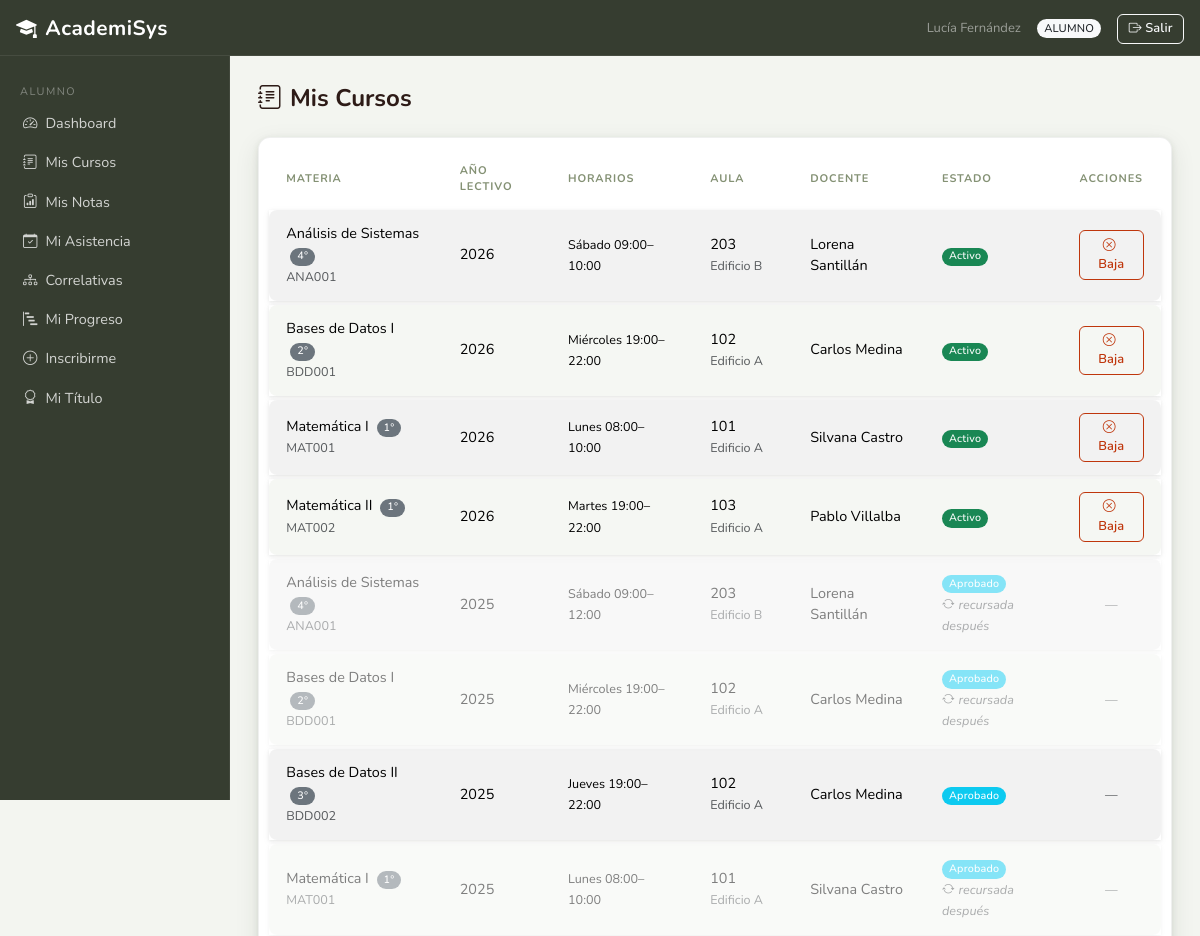
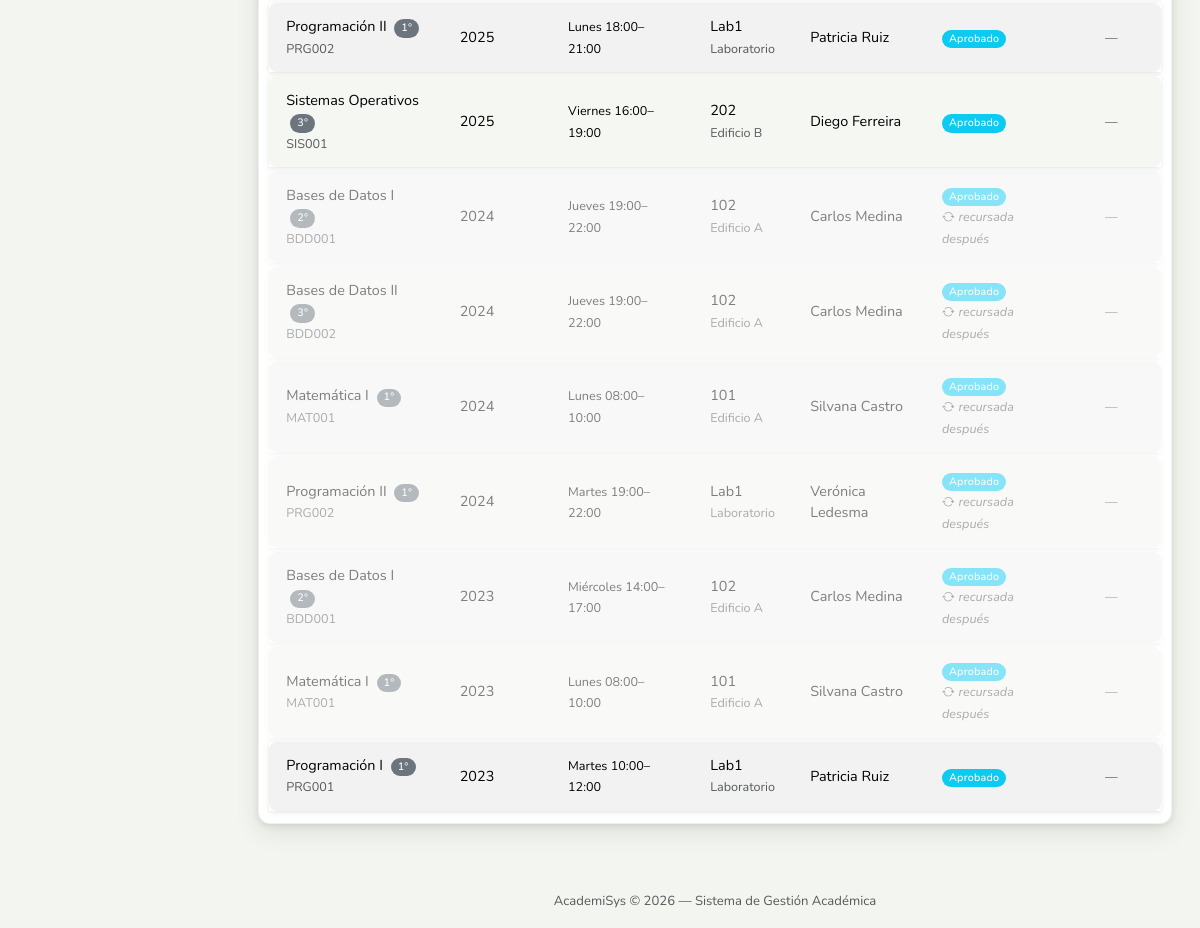
The page /index.php?controller=alumno&action=misCursos (signed in) on the database its author committed (2 pictures, top to bottom).
### tables this page shows
CREATE TABLE `curso` (
  `IDCurso` int(11) NOT NULL,
  `AnioLectivo` int(11) NOT NULL,
  `CodMateria` varchar(10) NOT NULL,
  `Legajo` int(11) NOT NULL,
  `IDAula` int(11) NOT NULL,
  `Activo` tinyint(1) NOT NULL DEFAULT 1
);

CREATE TABLE `materia` (
  `CodMateria` varchar(10) NOT NULL,
  `NomMateria` varchar(150) NOT NULL,
  `CodCarrera` varchar(10) DEFAULT NULL,
  `Anio` tinyint(3) UNSIGNED DEFAULT NULL,
  `ContMinimos` text DEFAULT NULL,
  `Activo` tinyint(1) NOT NULL DEFAULT 1
);

CREATE TABLE `aula` (
  `IDAula` int(11) NOT NULL,
  `Numero` varchar(20) NOT NULL,
  `Edificio` varchar(50) DEFAULT NULL,
  `Capacidad` int(11) NOT NULL,
  `Equipamiento` varchar(255) DEFAULT NULL
);

CREATE TABLE `docente` (
  `Legajo` int(11) NOT NULL,
  `Nombre` varchar(100) NOT NULL,
  `Apellido` varchar(100) NOT NULL,
  `DNI` int(11) NOT NULL,
  `Titulo` varchar(150) DEFAULT NULL,
  `Especialidad` varchar(100) DEFAULT NULL,
  `Email` varchar(100) NOT NULL,
  `Activo` tinyint(1) NOT NULL DEFAULT 1
);

CREATE TABLE `inscripcion` (
  `IDInscripcion` int(11) NOT NULL,
  `FechaInscripcion` date NOT NULL,
  `Estado` enum('Activo','Regular','Libre','Baja','Aprobado') NOT NULL DEFAULT 'Activo',
  `DNI` int(11) NOT NULL,
  `IDCurso` int(11) NOT NULL
);

### core/Controller.php (called while the page is built, shortened)
<?php
abstract class Controller {
    protected function render(string $view, array $data = []): void {
        extract($data);
        require_once BASE_PATH . '/views/layouts/header.php';
        require_once BASE_PATH . "/views/{$view}.php";
        require_once BASE_PATH . '/views/layouts/footer.php';
    }
}

### controllers/AlumnoController.php (called while the page is built, shortened)
<?php
class AlumnoController extends Controller {
    private CursoModel      $cursoModel;
    public function __construct() {
        $this->cursoModel      = new CursoModel();
    }
    public function misCursos(): void {
        $dni    = (int)$_SESSION['usuario']['DNI'];
        $cursos = $this->cursoModel->getCursosByAlumno($dni);
        $this->render('alumno/mis_cursos', compact('cursos'));
    }
}

### core/Router.php (called while the page is built, shortened)
<?php
class Router {
    public function dispatch(): void {
        $action     = preg_replace('/[^a-zA-Z]/', '', $_GET['action'] ?? 'login');
        $obj = new $className();
        $obj->$action();
    }
}

### index.php (called while the page is built, shortened)
<?php
require_once BASE_PATH . '/config/database.php';
require_once BASE_PATH . '/core/Model.php';
require_once BASE_PATH . '/core/Controller.php';
require_once BASE_PATH . '/core/Router.php';
$router = new Router();
$router->dispatch();

### config/database.php (called while the page is built, shortened)
<?php
class Database {
    private static ?PDO $instance = null;
    public static function getConnection(): PDO {
        if (self::$instance === null) {
            $dsn  = 'mysql:host=localhost;dbname=academisys;charset=utf8mb4';
            $opts = [
                PDO::ATTR_ERRMODE            => PDO::ERRMODE_EXCEPTION,
                PDO::ATTR_DEFAULT_FETCH_MODE => PDO::FETCH_ASSOC,
                PDO::ATTR_EMULATE_PREPARES   => false,
            ];
            self::$instance = new PDO($dsn, 'root', '', $opts);
        }
        return self::$instance;
    }
}

### core/Model.php (called while the page is built, shortened)
<?php
abstract class Model {
    public function __construct() {
        $this->db = Database::getConnection();
    }
}

### models/CursoModel.php (called while the page is built, shortened)
<?php
class CursoModel extends Model {
    public function getCursosByAlumno(int $dni): array {
        $stmt = $this->db->prepare("
            SELECT c.IDCurso, c.AnioLectivo,
                   m.NomMateria, m.CodMateria, m.Anio AS AnioMateria,
                   d.Nombre AS DocNombre, d.Apellido AS DocApellido,
                   au.Numero AS Aula, au.Edificio,
                   i.Estado AS EstadoInscripcion, i.IDInscripcion,
                   (SELECT GROUP_CONCAT(
                               CONCAT(ch.Dia, ' ', TIME_FORMAT(ch.HoraInicio,'%H:%i'),
                                      '–', TIME_FORMAT(ch.HoraFin,'%H:%i'))
                               ORDER BY FIELD(ch.Dia,'Lunes','Martes','Miércoles','Jueves','Viernes','Sábado')
                               SEPARATOR ' | ')
                    FROM CursoHorario ch WHERE ch.IDCurso = c.IDCurso) AS Horarios,
                   /* Marca si esta inscripción quedó SUPERADA: existe otra de la misma materia,
                    * en un año lectivo posterior, en un estado mejor (la recursó después).
                    * Sirve para aclarar en la vista por qué se ve un 'Libre' viejo de algo ya aprobado. */
                   EXISTS (
                       SELECT 1 FROM Inscripcion i2
                         JOIN Curso c2 ON c2.IDCurso = i2.IDCurso
                        WHERE i2.DNI = i.DNI
                          AND c2.CodMateria   = c.CodMateria
                          AND c2.AnioLectivo  > c.AnioLectivo
                          AND i2.Estado IN ('Aprobado', 'Activo', 'Regular')
                   ) AS Superada
              FROM Curso c
              JOIN Inscripcion i ON i.IDCurso    = c.IDCurso
              JOIN Materia m     ON m.CodMateria  = c.CodMateria
              JOIN Docente d     ON d.Legajo       = c.Legajo
              JOIN Aula au       ON au.IDAula       = c.IDAula
             WHERE i.DNI = :dni
             ORDER BY c.AnioLectivo DESC, m.NomMateria
        ");
        $stmt->execute([':dni' => $dni]);
        return $stmt->fetchAll();
    }
}

### views/alumno/mis_cursos.php (the view, shortened to what this page needs)
<h4 class="mb-4 fw-bold">
    <i class="bi bi-journal-text me-2"></i>Mis Cursos
</h4>
<?php if (empty($cursos)): ?>
    <div class="alert alert-info">No tenés cursos registrados.</div>
<?php else: ?>
<div class="card border-0 shadow-sm">
    <div class="card-body p-0">
        <table class="table table-striped table-hover table-bordered mb-0">
            <thead class="table-dark">
                <tr>
                    <th>Materia</th>
                    <th>Año lectivo</th>
                    <th>Horarios</th>
                    <th>Aula</th>
                    <th>Docente</th>
                    <th>Estado</th>
                    <th class="text-center">Acciones</th>
                </tr>
            </thead>
            <tbody>
            <?php foreach ($cursos as $c):
                $superada = !empty($c['Superada']);
            ?>
                <tr class="<?= $superada ? 'opacity-50' : '' ?>">
                    <td>
                        <?= htmlspecialchars($c['NomMateria']) ?>
                        <span class="badge bg-secondary ms-1" title="Año en el plan de estudios"><?= (int)$c['AnioMateria'] ?>°</span>
                        <br><small class="text-muted"><?= htmlspecialchars($c['CodMateria']) ?></small>
                    </td>
                    <td><?= htmlspecialchars($c['AnioLectivo']) ?></td>
                    <td><small><?= htmlspecialchars($c['Horarios'] ?? '—') ?></small></td>
                    <td><?= htmlspecialchars($c['Aula']) ?><br>
                        <small class="text-muted"><?= htmlspecialchars($c['Edificio'] ?? '') ?></small></td>
                    <td><?= htmlspecialchars($c['DocNombre'] . ' ' . $c['DocApellido']) ?></td>
                    <td>
                        <?php
                        $badges = [
                            'Activo'   => 'success',
                            'Regular'  => 'primary',
                            'Aprobado' => 'info',
                            'Libre'    => 'warning',
                            'Baja'     => 'danger',
                        ];
                        $b = $badges[$c['EstadoInscripcion']] ?? 'secondary';
                        ?>
                        <span class="badge bg-<?= $b ?>"><?= htmlspecialchars($c['EstadoInscripcion']) ?></span>
                        <?php if ($superada): ?>
                            <br><small class="text-muted fst-italic"><i class="bi bi-arrow-repeat me-1"></i>recursada después</small>
                        <?php endif; ?>
                    </td>
                    <td class="text-center">
                        <?php if ($c['EstadoInscripcion'] === 'Activo'): ?>
                            <form method="post" action="index.php?controller=alumno&action=darDeBaja"
                                  onsubmit="return confirm('¿Confirmás que querés darte de baja de este curso?')">
                                <button type="submit" class="btn btn-outline-danger btn-sm">
                                    <i class="bi bi-x-circle me-1"></i>Baja
                                </button>
                            </form>
                        <?php else: ?>
                            <span class="text-muted small">—</span>
                        <?php endif; ?>
                    </td>
                </tr>
            <?php endforeach; ?>
            </tbody>
        </table>
    </div>
</div>
<?php endif; ?>

### assets/css/style.css (style rules this page uses)
:root { --br-900: #272E22; --br-800: #363D30; --br-700: #4A5240; --br-600: #65715A; --br-500: #849174; --br-400: #A3B090; --br-300: #C4CFBA; --br-200: #DDE5D8; --br-100: #ECF0E8; --br-50: #F3F5F0; --amber: #EF8C00; --amber-lt:#FFF8EC; --green: #4A7C4E; --green-lt:#EEF5EE; --teal: #00796B; --teal-lt: #E0F2F0; --rose: #BF360C; --rose-lt: #FBE9E7; --indigo: #3949AB; --indigo-lt:#EEF0FC; --shadow-sm: 0 1px 4px rgba(62,39,35,.07); --shadow-md: 0 4px 16px rgba(62,39,35,.13); --shadow-lg: 0 8px 32px rgba(62,39,35,.18); --radius: 10px; --radius-sm: 6px; }
body { background: var(--br-50); font-family: 'Nunito', sans-serif; font-size: .93rem; color: #2D1B17; }
h1,h2,h3,h4,h5,h6 { font-family:'Nunito',sans-serif; }
.card { border: 1px solid rgba(39,46,34,.07) !important; border-radius: 12px !important; box-shadow: 0 2px 6px rgba(39,46,34,.10), 0 8px 24px rgba(39,46,34,.10); transition: box-shadow .22s ease, transform .22s ease; background: #fff; }
.card-body { padding: 1.25rem; }
.card.shadow-sm, .card.shadow, .card.shadow-lg { box-shadow: 0 2px 6px rgba(39,46,34,.10), 0 8px 24px rgba(39,46,34,.10) !important; }
.table { border-collapse: separate !important; border-spacing: 0 4px !important; font-size: .9rem; margin: .5rem 0 !important; }
.card-body > .table, .card-body > .table-responsive .table { margin-left: .6rem !important; margin-right: .6rem !important; width: calc(100% - 1.2rem) !important; }
.table > :not(caption) > * > * { padding: .82rem 1.1rem; vertical-align: middle; border: none !important; }
.table > tbody > * > * { background-color: #fff; }
.table-dark { background: transparent !important; }
.table > thead.table-dark > tr > th, .table > thead.table-light > tr > th, .table > thead > tr > th { background: transparent !important; color: var(--br-500) !important; font-family: 'Nunito', sans-serif !important; font-size: .69rem; font-weight: 700; text-transform: uppercase; letter-spacing: .9px; border: none !important; padding-bottom: .6rem; }
.table > tbody > tr { box-shadow: 0 1px 3px rgba(39,46,34,.08), 0 2px 8px rgba(39,46,34,.05); transition: box-shadow .18s ease, transform .18s ease; }
.table > tbody > tr > td:first-child { border-radius: 8px 0 0 8px !important; }
.table > tbody > tr > td:last-child { border-radius: 0 8px 8px 0 !important; }
.table-bordered { border: none !important; }
.table-striped > tbody > tr:nth-of-type(even) > * { background-color: #F5F7F3 !important; }
.table-striped > tbody > tr:nth-of-type(odd) > * { background-color: #fff !important; }
.btn { border-radius: 8px; font-weight: 600; font-size: .875rem; padding: .45rem .95rem; letter-spacing: .15px; transition: background .15s ease, border-color .15s ease, box-shadow .15s ease, transform .1s ease; }
.btn-sm { border-radius: 6px; font-size: .8rem; padding: .28rem .65rem; }
.btn-outline-danger { color: var(--rose); border-color: var(--rose); }
.badge { border-radius:20px; font-weight:500; letter-spacing:.2px; }

### rows shown on the page
curso: CodMateria.NomMateria "Análisis de Sistemas", CodMateria.Anio "4", CodMateria.CodMateria "ANA001", AnioLectivo "2026", Horarios "Sábado 09:00–10:00", IDAula.Numero "203", IDAula.Edificio "Edificio B", Legajo.Apellido "Lorena Santillán", inscripcion.Estado "Activo"
curso: CodMateria.NomMateria "Bases de Datos I", CodMateria.Anio "2", CodMateria.CodMateria "BDD001", AnioLectivo "2026", Horarios "Miércoles 19:00–22:00", IDAula.Numero "102", IDAula.Edificio "Edificio A", Legajo.Apellido "Carlos Medina", inscripcion.Estado "Activo"
curso: CodMateria.NomMateria "Matemática I", CodMateria.Anio "1", CodMateria.CodMateria "MAT001", AnioLectivo "2026", Horarios "Lunes 08:00–10:00", IDAula.Numero "101", IDAula.Edificio "Edificio A", Legajo.Apellido "Silvana Castro", inscripcion.Estado "Activo"
curso: CodMateria.NomMateria "Matemática II", CodMateria.Anio "1", CodMateria.CodMateria "MAT002", AnioLectivo "2026", Horarios "Martes 19:00–22:00", IDAula.Numero "103", IDAula.Edificio "Edificio A", Legajo.Apellido "Pablo Villalba", inscripcion.Estado "Activo"
curso: CodMateria.NomMateria "Análisis de Sistemas", CodMateria.Anio "4", CodMateria.CodMateria "ANA001", AnioLectivo "2025", Horarios "Sábado 09:00–12:00", IDAula.Numero "203", IDAula.Edificio "Edificio B", Legajo.Apellido "Lorena Santillán", inscripcion.Estado "Aprobado", shows "recursada después"
curso: CodMateria.NomMateria "Bases de Datos I", CodMateria.Anio "2", CodMateria.CodMateria "BDD001", AnioLectivo "2025", Horarios "Miércoles 19:00–22:00", IDAula.Numero "102", IDAula.Edificio "Edificio A", Legajo.Apellido "Carlos Medina", inscripcion.Estado "Aprobado", shows "recursada después"
curso: CodMateria.NomMateria "Bases de Datos II", CodMateria.Anio "3", CodMateria.CodMateria "BDD002", AnioLectivo "2025", Horarios "Jueves 19:00–22:00", IDAula.Numero "102", IDAula.Edificio "Edificio A", Legajo.Apellido "Carlos Medina", inscripcion.Estado "Aprobado"
curso: CodMateria.NomMateria "Matemática I", CodMateria.Anio "1", CodMateria.CodMateria "MAT001", AnioLectivo "2025", Horarios "Lunes 08:00–10:00", IDAula.Numero "101", IDAula.Edificio "Edificio A", Legajo.Apellido "Silvana Castro", inscripcion.Estado "Aprobado", shows "recursada después"
curso: CodMateria.NomMateria "Programación II", CodMateria.Anio "1", CodMateria.CodMateria "PRG002", AnioLectivo "2025", Horarios "Lunes 18:00–21:00", IDAula.Numero "Lab1", IDAula.Edificio "Laboratorio", Legajo.Apellido "Patricia Ruiz", inscripcion.Estado "Aprobado"
curso: CodMateria.NomMateria "Sistemas Operativos", CodMateria.Anio "3", CodMateria.CodMateria "SIS001", AnioLectivo "2025", Horarios "Viernes 16:00–19:00", IDAula.Numero "202", IDAula.Edificio "Edificio B", Legajo.Apellido "Diego Ferreira", inscripcion.Estado "Aprobado"
curso: CodMateria.NomMateria "Bases de Datos I", CodMateria.Anio "2", CodMateria.CodMateria "BDD001", AnioLectivo "2024", Horarios "Jueves 19:00–22:00", IDAula.Numero "102", IDAula.Edificio "Edificio A", Legajo.Apellido "Carlos Medina", inscripcion.Estado "Aprobado", shows "recursada después"
curso: CodMateria.NomMateria "Bases de Datos II", CodMateria.Anio "3", CodMateria.CodMateria "BDD002", AnioLectivo "2024", Horarios "Jueves 19:00–22:00", IDAula.Numero "102", IDAula.Edificio "Edificio A", Legajo.Apellido "Carlos Medina", inscripcion.Estado "Aprobado", shows "recursada después"
curso: CodMateria.NomMateria "Matemática I", CodMateria.Anio "1", CodMateria.CodMateria "MAT001", AnioLectivo "2024", Horarios "Lunes 08:00–10:00", IDAula.Numero "101", IDAula.Edificio "Edificio A", Legajo.Apellido "Silvana Castro", inscripcion.Estado "Aprobado", shows "recursada después"
curso: CodMateria.NomMateria "Programación II", CodMateria.Anio "1", CodMateria.CodMateria "PRG002", AnioLectivo "2024", Horarios "Martes 19:00–22:00", IDAula.Numero "Lab1", IDAula.Edificio "Laboratorio", Legajo.Apellido "Verónica Ledesma", inscripcion.Estado "Aprobado", shows "recursada después"
curso: CodMateria.NomMateria "Bases de Datos I", CodMateria.Anio "2", CodMateria.CodMateria "BDD001", AnioLectivo "2023", Horarios "Miércoles 14:00–17:00", IDAula.Numero "102", IDAula.Edificio "Edificio A", Legajo.Apellido "Carlos Medina", inscripcion.Estado "Aprobado", shows "recursada después"
curso: CodMateria.NomMateria "Matemática I", CodMateria.Anio "1", CodMateria.CodMateria "MAT001", AnioLectivo "2023", Horarios "Lunes 08:00–10:00", IDAula.Numero "101", IDAula.Edificio "Edificio A", Legajo.Apellido "Silvana Castro", inscripcion.Estado "Aprobado", shows "recursada después"
curso: CodMateria.NomMateria "Programación I", CodMateria.Anio "1", CodMateria.CodMateria "PRG001", AnioLectivo "2023", Horarios "Martes 10:00–12:00", IDAula.Numero "Lab1", IDAula.Edificio "Laboratorio", Legajo.Apellido "Patricia Ruiz", inscripcion.Estado "Aprobado"

### other values the page prints
$_SESSION['usuario']['NombreCompleto'] "Lucía Fernández"
$_SESSION['usuario']['NombreRol'] "ALUMNO"
